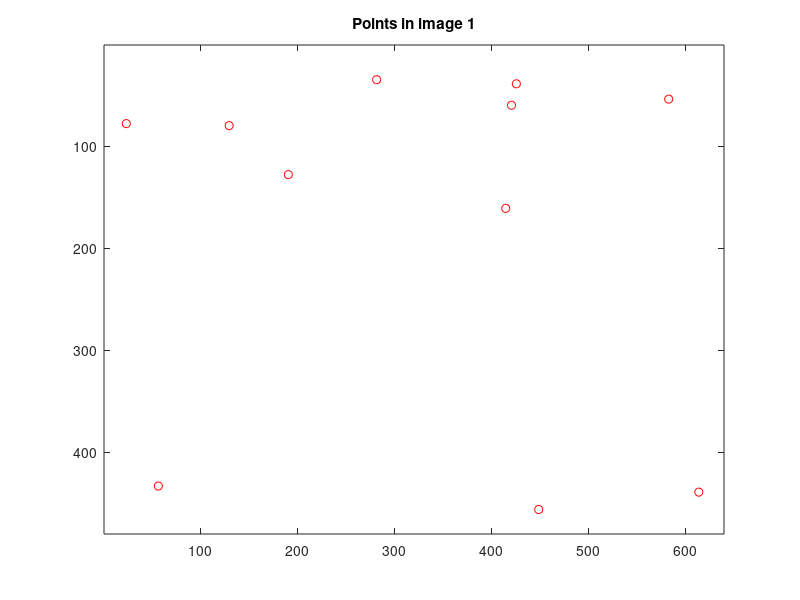
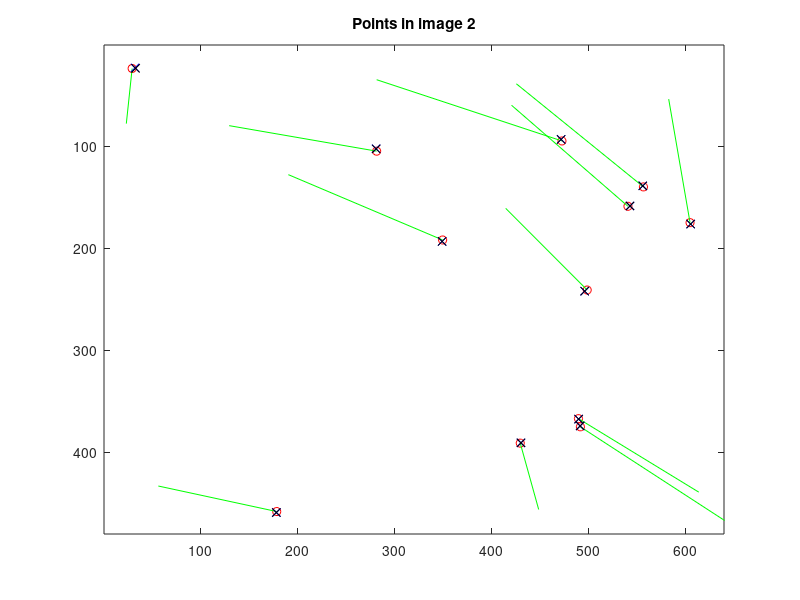

These charts were generated, in order, by the following MATLAB code: (Note: this script raises an error after producing the figures.)
function gs_demo

% This is a tutorial on how to do computer vision type stuff with
% Octave and/or Matlab.  It shows how to implement Hartley and
% Zisserman's "Gold Standard" algorithm for estimating a homography
% from point correspondences.

% The code uses the same method to synthesize data as in the DLT
% demo code (dlt_demo.m).

% This function is written for Octave.  In addition to tweaking some of
% the function calls for plotting and the random number generator seed
% functions, Matlab and Octave have different functions for Levenberg-
% Marquardt minimization.  Octave uses "leasqr" and Matlab uses
% "lsqnonlin"

% Initalize the random number generator with a fixed seed to get
% repeatable results.  This is for Octave; see "help rand" for
% corresponding Matlab call

rand( 'seed', 0 );
randn( 'seed', 10 );

% Let's generate 12 points uniformly distributed over image 1

n = 12;
w = 640;
h = 480;
x = [ w 0 ; 0 h ] * rand( 2, n );

% Generate a random homography

Htrue = rand_homography( x, w, h );

% Generate the corresponding points xp in image 2

xp = Htrue * [ x; ones( 1, n ) ];
xp = xp ./ repmat( xp(3,:), 3, 1 );

% Add Gaussian noise and round off to generate the measurements

xmeas = [ round( x + randn( 2, n )) ; ones( 1, n ) ];
xpmeas = [ round( xp(1:2,:) + randn( 2, n )); ones( 1, n ) ];

% Plot the measured data.  axis() arguments might have to change for Matlab

figure(1); plot( xmeas(1,:), xmeas(2,:), 'ro' );
title( 'Points in image 1' ); axis([1 640 1 480], 'ij' );
figure(2); plot( xpmeas(1,:), xpmeas(2,:), 'ro' );
title( 'Points in image 2' ); axis([1 640 1 480], 'ij' );
hold on;
for i = 1:12
    plot( [xmeas(1,i),xpmeas(1,i)], [xmeas(2,i),xpmeas(2,i)], 'g-' );
end;
hold off;

% Run the DLT without normalization

H = dlt( xmeas, xpmeas );

% Use H to predict xp from x and plot on image 2

xpp = H * xmeas; xpp = xpp ./ repmat( xpp(3,:), 3, 1 );
figure(2); hold on;
plot( xpp(1,:), xpp(2,:), 'bx' );
hold off;

% Run the DLT with normalization

Hnorm = dlt_norm( xmeas, xpmeas );

% Use Hnorm to predict xp from x and plot on image 2

xppn = Hnorm * xmeas; xppn = xppn ./ repmat( xppn(3,:), 3, 1 );
figure(2); hold on;
plot( xppn(1,:), xppn(2,:), 'kx' );
hold off;

% Run the Gold Standard algorithm

Hgs = gs( xmeas, xpmeas );

% Use Hgs to predict xp from x and plot on image 2

xppgs = Hgs * xmeas; xppgs = xppgs ./ repmat( xppgs(3,:), 3, 1 );
figure(2); hold on;
plot( xppgs(1,:), xppgs(2,:), 'ox' );
hold off;

% Calculate 1-way transfer error for all three estimates of H

err = sum( sum( ( xpp(1:2,:)-xpmeas(1:2,:) ).^2 ));
err_norm = sum( sum( ( xppn(1:2,:)-xpmeas(1:2,:) ).^2 ));
err_gs = sum( sum( ( xppgs(1:2,:)-xpmeas(1:2,:) ).^2 ));

fprintf( 1, '1-way Xfer Error Basic DLT: %f Norm DLT %f Gold Std %f.\n', ...
         err, err_norm, err_gs );

% Usually if there's not much perspective distortion, the unnormalized
% algorithm works reasonably well.  To see how well it does under more
% extreme perspective distortions, try commenting out line 172 below
% and see how the error changes.

%------------------------------------------------------------------------

function H = dlt( x, xp )

  n = size( x, 2 );
  if n < 4
    error( 'DLT requires at least 4 points' );
  end;
  if ( size( x, 1 ) ~= 3 | size( xp, 1 ) ~= 3 )
    error( 'DLT requres homogeneous coordinates' );
  end;

  A = [];

  for i = 1:n

    xip = xp( 1, i );
    yip = xp( 2, i );
    wip = xp( 3, i );

    xi = x( :, i );

    Ai = [ 0, 0, 0,    -wip * xi',   yip * xi' ;
           wip * xi',     0, 0, 0,  -xip * xi' ];

    A = [ A ; Ai ];
  end;

  [U,D,V] = svd( A );

  % In Octave, the SVD is sorted with decreasing singular values
  % so we want the last column of V

  H = reshape( V(:,9), 3, 3 )';
  H = H / H(3,3);

%------------------------------------------------------------------------

function H = dlt_norm( x, xp )

  T = normalize_transform( x );
  Tp = normalize_transform( xp );

  Htilde = dlt( T * x, Tp * xp );
  H = inv( Tp ) * Htilde * T;
  H = H / H(3,3);

%------------------------------------------------------------------------

function T = normalize_transform( x )

  % Transform taking x's centroid to the origin

  Ttrans = [ 1 0 -mean( x(1,:) ) ; 0 1 -mean( x(2,:) ) ; 0 0 1 ];

  % Calculate appropriate scaling factor

  x = Ttrans * x;
  lengths = sqrt( sum( x(1:2,:).^2 ));
  s = sqrt(2) / mean(lengths);

  % Transform scaling x to an average length of sqrt(2)

  Tscale = [ s 0 0 ; 0 s 0 ; 0 0 1 ];

  % Compose the transforms

  T = Tscale * Ttrans;

%------------------------------------------------------------------------

function H = rand_homography( x, w, h )

  % Start with a completely random homography

  H = rand( 3, 3 );

  % Make sure it's not too much perspective warping

  H = H / H(3,3);
  if norm( H(3,1:2) ) > 0.01
    H(3,1:2) = H(3,1:2) / norm( H(3,1:2) ) * 0.01;  % Comment this out for fun
  end; 

  % Figure out where that takes our points x

  n = size( x, 2 );
  xp = H * [ x; ones( 1, n ) ];
  xp = xp ./ repmat( xp(3,:), 3, 1 );

  % Scale so that the points are spread nicely

  xspread = max( xp(1,:) ) - min( xp(1,:) );
  yspread = max( xp(2,:) ) - min( xp(2,:) );
  Hscale = [ 0.9 * 1/xspread * w, 0, 0 ; 0, 0.9 * 1/yspread * h, 0 ; 0 0 1 ];
  xp = Hscale * xp;
  xp = xp ./ repmat( xp(3,:), 3, 1 );

  % Translate so that the points are inside the image

  xmin = min( xp(1,:) );
  ymin = min( xp(2,:) );
  Htrans = [ 1, 0, -xmin + 0.05 * w; 0 1 -ymin + 0.05 * h; 0 0 1 ];

  % Compose the transforms

  H = Htrans * Hscale * H;
  H = H / H(3,3);

%------------------------------------------------------------------------

% Gold Standard algorithm for estimating H

function H = gs( x, xp )

  % First run DLT to get initial estimate of H

  H = dlt_norm( x, xp );

  % Get inhomogeneous representations of x, xp

  xpp = H * x; xpp = xpp ./ repmat( xpp(3,:), 3, 1 );

  if size(x,1) == 3
    x = x(1:2,:) ./ repmat( x(3,:), 2, 1 );
  end;
  if size(xp,1) == 3
    xp = xp(1:2,:) ./ repmat( xp(3,:), 2, 1 );
  end;

  % Initialize xhat to x (the measurements in image 1)

  xhat = x;

  % Run Levenberg-Marquardt to further minimize the error

  Xobs = [ x(:) ; xp(:) ];      % The column vector of observed values
  Ydes = zeros( size( Xobs ));  % The differences should be 0
  P0 = [ H(:) ; xhat(:) ];      % The parameters or independent variables

  Y_initial = gs_errfunc( Xobs, P0 );
  err_initial = sum( sum( Y_initial.^2 ));

  [f,P] = leasqr( Xobs, Ydes, P0, "gs_errfunc" );
  H = reshape( P(1:9), 3, 3 );

  err_final = sum( sum( f.^2 ));

  fprintf( 1, 'Gold standard reproj error initial %f, final %f\n', ...
           err_initial, err_final );
